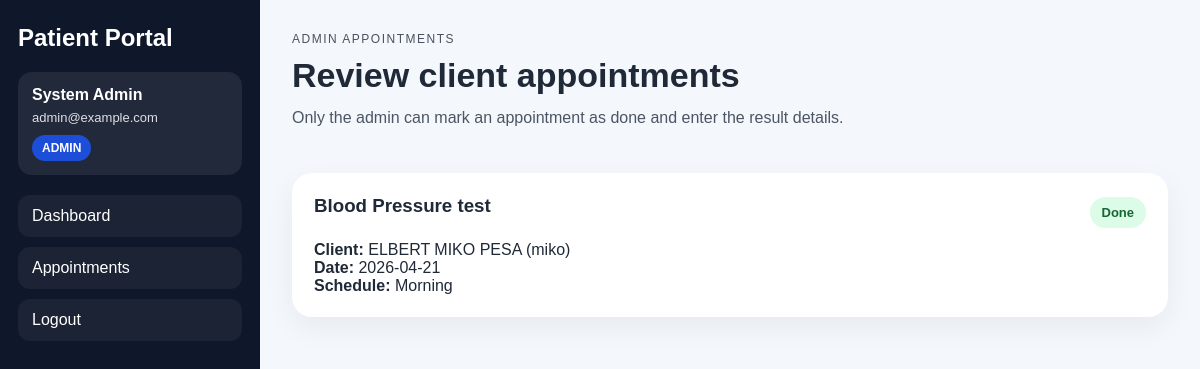
The app's page /appointments (signed in) with its own data.
### tables this page shows
CREATE TABLE appointments (
    id INTEGER PRIMARY KEY AUTOINCREMENT,
    user_id INTEGER NOT NULL,
    name TEXT NOT NULL,
    appointment_date TEXT NOT NULL,
    schedule TEXT NOT NULL,
    status TEXT NOT NULL DEFAULT 'Pending',
    notes TEXT DEFAULT '',
    created_at TEXT DEFAULT CURRENT_TIMESTAMP,
    FOREIGN KEY (user_id) REFERENCES users(id)
);

CREATE TABLE users (
    id INTEGER PRIMARY KEY AUTOINCREMENT,
    full_name TEXT NOT NULL,
    username TEXT NOT NULL UNIQUE,
    email TEXT NOT NULL UNIQUE,
    password TEXT NOT NULL,
    role TEXT NOT NULL DEFAULT 'client'
);

### routes/appointment_routes.py (the view, shortened to what this page needs)
@appointment_bp.route("/appointments", methods=["GET", "POST"])
def appointments():
    if "user" not in session:
        return redirect("/")
    user = session["user"]
    if user["role"] == "admin":
        return render_template("appointments_admin.html", appointments=get_all_appointments_for_admin(), user=user)
    return render_template("appointments_client.html", appointments=get_user_appointments(user["id"]), user=user)

### application/services/appointment_service.py (called while the page is built)
def get_all_appointments_for_admin():
    return fetch_all_appointments_with_users()

### data/repositories/appointment_repository.py (called while the page is built)
def fetch_all_appointments_with_users():
    conn = get_connection()
    cursor = conn.cursor()
    cursor.execute(
        '''
        SELECT appointments.*, users.full_name, users.username
        FROM appointments
        JOIN users ON users.id = appointments.user_id
        ORDER BY appointment_date ASC, appointments.id DESC
        '''
    )
    rows = cursor.fetchall()
    conn.close()
    return [dict(row) for row in rows]

### utils/db_helper.py (called while the page is built)
def get_connection():
    conn = sqlite3.connect("data/database.db")
    conn.row_factory = sqlite3.Row
    return conn

### presentation/templates/appointments_admin.html (shortened to what this page needs)
{% extends 'base.html' %}
{% block content %}
<section class="page-header">
    <div>
        <p class="eyebrow">Admin Appointments</p>
        <h1>Review client appointments</h1>
        <p class="subtext">Only the admin can mark an appointment as done and enter the result details.</p>
    </div>
</section>
<section class="record-grid">
    {% if appointments %}
        {% for item in appointments %}
        <div class="card">
            <div class="record-top">
                <h3>{{ item.name }}</h3>
                <span class="status-badge {{ item.status|lower }}">{{ item.status }}</span>
            </div>
            <p><strong>Client:</strong> {{ item.full_name }} ({{ item.username }})</p>
            <p><strong>Date:</strong> {{ item.appointment_date }}</p>
            <p><strong>Schedule:</strong> {{ item.schedule }}</p>
        </div>
        {% endfor %}
    {% else %}
        <div class="card"><p>No client appointments found.</p></div>
    {% endif %}
</section>
{% endblock %}

### presentation/static/css/style.css (style rules this page uses)
* { box-sizing: border-box; margin: 0; padding: 0; font-family: Arial, sans-serif; }
body { background: #f4f7fb; color: #1f2937; }
.eyebrow { font-size: 12px; text-transform: uppercase; letter-spacing: 1.5px; margin-bottom: 10px; opacity: 0.8; }
h1 { font-size: 34px; margin-bottom: 10px; }
h3 { margin-bottom: 14px; }
.subtext { color: #4b5563; margin-bottom: 18px; line-height: 1.6; }
.page-header { display: flex; justify-content: space-between; gap: 20px; align-items: center; margin-bottom: 24px; flex-wrap: wrap; }
.card { background: white; padding: 22px; border-radius: 20px; box-shadow: 0 10px 30px rgba(15, 23, 42, 0.06); }
.record-grid { display: grid; grid-template-columns: repeat(auto-fit, minmax(290px, 1fr)); gap: 20px; }
.record-top { display: flex; justify-content: space-between; gap: 10px; margin-bottom: 10px; align-items: center; }
.status-badge, .record-chip { display: inline-flex; align-items: center; gap: 8px; padding: 8px 12px; border-radius: 999px; font-size: 13px; font-weight: bold; }
.status-badge.done { background: #dcfce7; color: #166534; }

### records on screen
appointments: name "Blood Pressure test", status "Done", full_name "ELBERT MIKO PESA", username "miko", appointment_date "2026-04-21", schedule "Morning"

### other values on screen
{{ session['user']['full_name'] }} "System Admin"
{{ session['user']['email'] }} "admin@example.com"
{{ session['user']['role']|upper }} "ADMIN"
